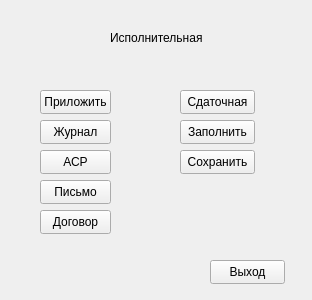
<?xml version="1.0" encoding="UTF-8"?>
<ui version="4.0">
 <class>Form</class>
 <widget class="QWidget" name="Form">
  <property name="geometry">
   <rect>
    <x>0</x>
    <y>0</y>
    <width>312</width>
    <height>300</height>
   </rect>
  </property>
  <property name="windowTitle">
   <string>Form</string>
  </property>
  <widget class="QLabel" name="label">
   <property name="geometry">
    <rect>
     <x>110</x>
     <y>30</y>
     <width>111</width>
     <height>16</height>
    </rect>
   </property>
   <property name="text">
    <string>Исполнительная</string>
   </property>
  </widget>
  <widget class="QPushButton" name="b_invoice">
   <property name="geometry">
    <rect>
     <x>40</x>
     <y>90</y>
     <width>71</width>
     <height>24</height>
    </rect>
   </property>
   <property name="text">
    <string>Приложить</string>
   </property>
  </widget>
  <widget class="QPushButton" name="b_contract">
   <property name="geometry">
    <rect>
     <x>40</x>
     <y>210</y>
     <width>71</width>
     <height>24</height>
    </rect>
   </property>
   <property name="text">
    <string>Договор</string>
   </property>
  </widget>
  <widget class="QPushButton" name="b_journal">
   <property name="geometry">
    <rect>
     <x>40</x>
     <y>120</y>
     <width>71</width>
     <height>24</height>
    </rect>
   </property>
   <property name="text">
    <string>Журнал</string>
   </property>
  </widget>
  <widget class="QPushButton" name="b_asr">
   <property name="geometry">
    <rect>
     <x>40</x>
     <y>150</y>
     <width>71</width>
     <height>24</height>
    </rect>
   </property>
   <property name="text">
    <string>АСР</string>
   </property>
  </widget>
  <widget class="QPushButton" name="b_xlxs">
   <property name="geometry">
    <rect>
     <x>180</x>
     <y>90</y>
     <width>75</width>
     <height>24</height>
    </rect>
   </property>
   <property name="text">
    <string>Сдаточная</string>
   </property>
  </widget>
  <widget class="QPushButton" name="b_month">
   <property name="geometry">
    <rect>
     <x>180</x>
     <y>120</y>
     <width>75</width>
     <height>24</height>
    </rect>
   </property>
   <property name="text">
    <string>Заполнить</string>
   </property>
  </widget>
  <widget class="QPushButton" name="b_exit">
   <property name="geometry">
    <rect>
     <x>210</x>
     <y>260</y>
     <width>75</width>
     <height>24</height>
    </rect>
   </property>
   <property name="text">
    <string>Выход</string>
   </property>
  </widget>
  <widget class="QPushButton" name="b_latter">
   <property name="geometry">
    <rect>
     <x>40</x>
     <y>180</y>
     <width>71</width>
     <height>24</height>
    </rect>
   </property>
   <property name="text">
    <string>Письмо</string>
   </property>
  </widget>
  <widget class="QPushButton" name="b_save">
   <property name="geometry">
    <rect>
     <x>180</x>
     <y>150</y>
     <width>75</width>
     <height>24</height>
    </rect>
   </property>
   <property name="text">
    <string>Сохранить</string>
   </property>
  </widget>
 </widget>
 <resources/>
 <connections/>
</ui>
